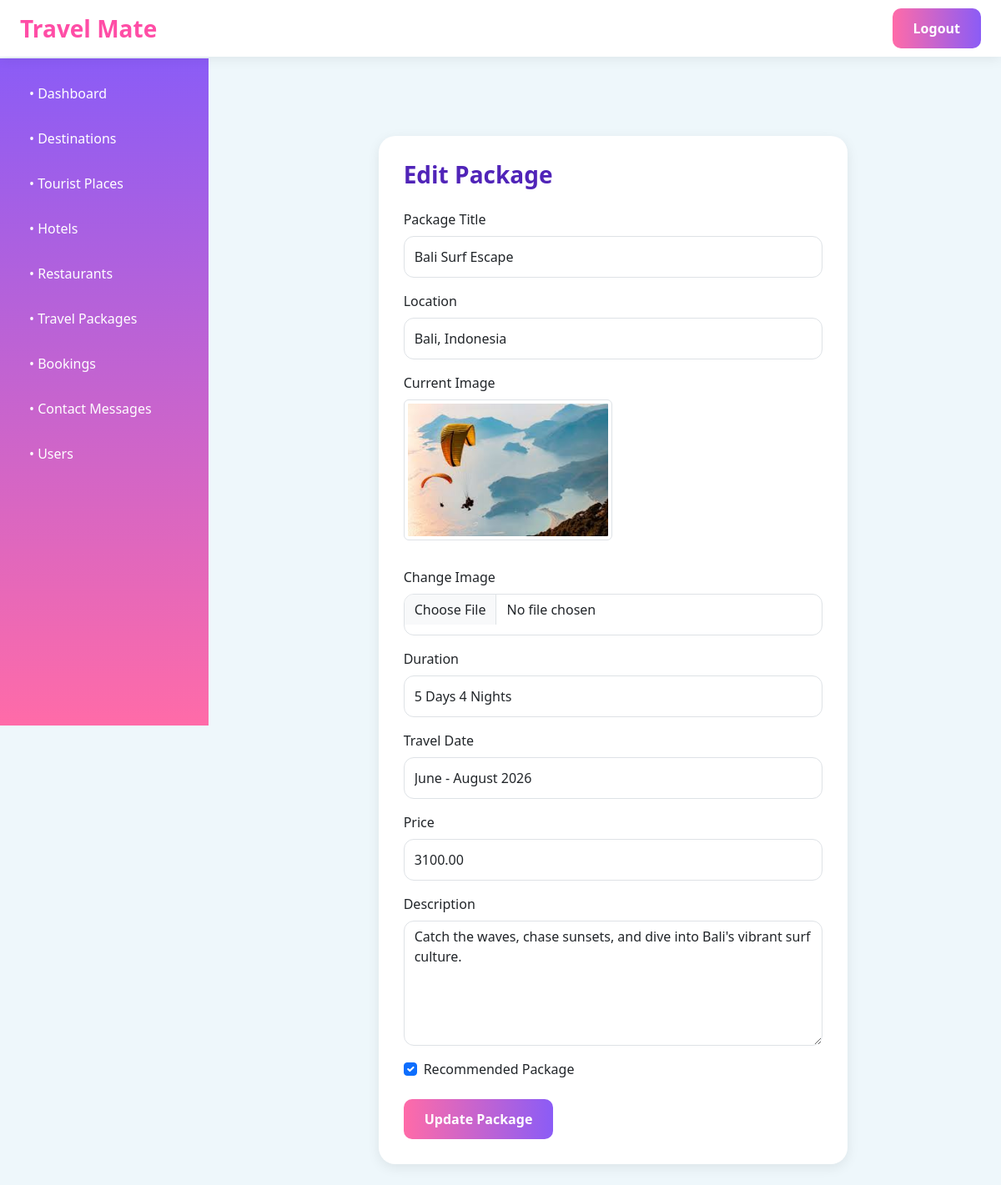
The page /edit_package/1/ on the database its author committed.
### travelmate/models.py (models this page shows, shortened)
class Package(models.Model):
    title = models.CharField(max_length=200)
    location = models.CharField(max_length=200)
    description = models.TextField()
    image = models.ImageField(upload_to='packages/')
    duration = models.CharField(max_length=100)
    travel_date = models.CharField(max_length=100)
    price = models.DecimalField(max_digits=10, decimal_places=2)
    is_recommended = models.BooleanField(default=False)

### travelmate/views.py (the view, shortened to what this page needs)
# urls.py: path('edit_package/<int:id>/', views.edit_package, name='edit_package'),
def edit_package(request, id):
    package = get_object_or_404(Package,id=id)
    return render(request,'adminPage/edit_package.html',{'package': package})

### travelmate/templates/adminPage/edit_package.html (shortened to what this page needs)
{% extends 'adminPage/admin_base.html' %}
{% load static %}
{% block extra_css %}
<link rel="stylesheet" href="{% static 'css/contact.css' %}">
{% endblock %}
{% block content %}
<div class="main-content">
    <div class="container mt-5">
        <div class="row justify-content-center">
            <div class="col-lg-8">
                <div class="contact-box">
                    <h3 class="section-title mb-4">
                        Edit Package
                    </h3>
                    <form method="POST"
                          enctype="multipart/form-data">
                        <div class="mb-3">
                            <label class="form-label">
                                Package Title
                            </label>
                            <input type="text"
                                   name="title"
                                   value="{{ package.title }}"
                                   class="form-control"
                                   required>
                        </div>
                        <div class="mb-3">
                            <label class="form-label">
                                Location
                            </label>
                            <input type="text"
                                   name="location"
                                   value="{{ package.location }}"
                                   class="form-control"
                                   required>
                        </div>
                        <div class="mb-3">
                            <label class="form-label">
                                Current Image
                            </label>
                            <br>
                            <img src="{{ package.image.url }}"
                                 width="250"
                                 class="img-thumbnail mb-3">
                        </div>
                        <div class="mb-3">
                            <label class="form-label">
                                Change Image
                            </label>
                            <input type="file"
                                   name="image"
                                   class="form-control">
                        </div>
                        <div class="mb-3">
                            <label class="form-label">
                                Duration
                            </label>
                            <input type="text"
                                   name="duration"
                                   value="{{ package.duration }}"
                                   class="form-control"
                                   required>
                        </div>
                        <div class="mb-3">
                            <label class="form-label">
                                Travel Date
                            </label>
                            <input type="text"
                                   name="travel_date"
                                   value="{{ package.travel_date }}"
                                   class="form-control"
                                   required>
                        </div>
                        <div class="mb-3">
                            <label class="form-label">
                                Price
                            </label>
                            <input type="number"
                                   step="0.01"
                                   name="price"
                                   value="{{ package.price }}"
                                   class="form-control"
                                   required>
                        </div>
                        <div class="mb-3">
                            <label class="form-label">
                                Description
                            </label>
                            <textarea name="description"
                                      rows="5"
                                      class="form-control"
                                      required>{{ package.description }}</textarea>
                        </div>
                        <div class="form-check mb-4">
                            <input class="form-check-input"
                                   type="checkbox"
                                   name="is_recommended"
                                   id="recommended"
                                   {% if package.is_recommended %}checked{% endif %}>
                            <label class="form-check-label"
                                   for="recommended">
                                Recommended Package
                            </label>
                        </div>
                        <button type="submit"
                                class="btn-main">
                            Update Package
                        </button>
                    </form>
                </div>
            </div>
        </div>
    </div>
</div>
{% endblock %}

### travelmate/static/css/admin_base.css (style rules this page uses)
body { background:#eef7fb; font-family:'Segoe UI',sans-serif; }
.btn-main { display:inline-block; background:linear-gradient(to right,#ff6ba8,#8b5cf6); color:white; text-decoration:none; padding:12px 25px; border-radius:10px; font-weight:bold; }
.main-content { margin-left: 270px; margin-top: 90px; padding: 25px; }

### travelmate/static/css/contact.css (style rules this page uses)
.contact-box { background:white; border-radius:20px; padding:30px; box-shadow:0 4px 15px rgba(0,0,0,0.08); }
.section-title { color:#5024b8; font-weight:700; }
.form-control { border-radius:12px; height:50px; }
textarea.form-control { height:150px; }
.btn-main { background:linear-gradient(to right,#ff6ba8,#8b5cf6); border:none; color:white; padding:12px 25px; border-radius:10px; font-weight:bold; text-decoration:none; }

### rows shown on the page
Package: title "Bali Surf Escape", location "Bali, Indonesia", image (picture), duration "5 Days 4 Nights", travel_date "June - August 2026", price "3100.00", description "Catch the waves, chase sunsets, and dive into Bali's vibrant surf culture.", is_recommended "☑"
